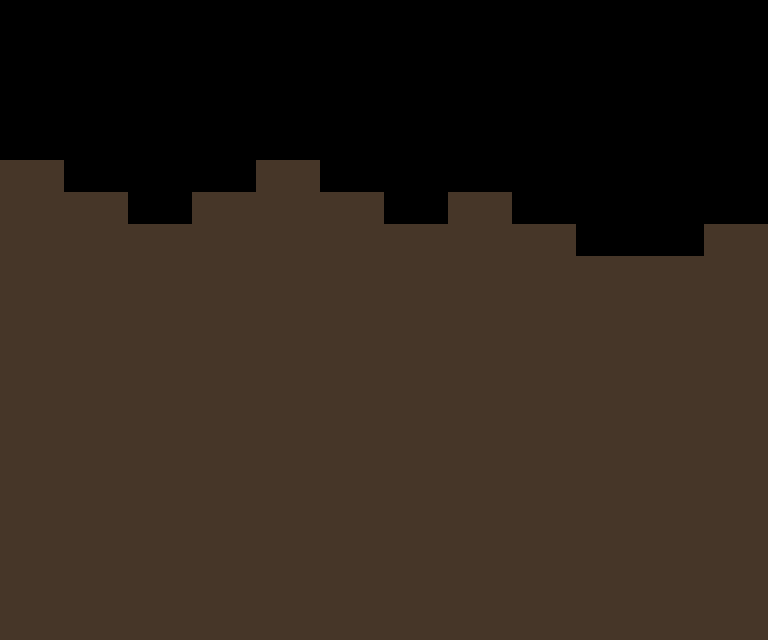

The image is a tile-based game level rendered from a .tmx file. Its description and complete source (layers, tilesets, objects, tile grids) follow:
An orthogonal 24x20 tile map with 32x32 px tiles, 1 tile layer (Ground).

<map version="1.0" tiledversion="1.1.6" orientation="orthogonal" renderorder="right-down" width="24" height="20" tilewidth="32" tileheight="32" infinite="0" nextobjectid="1">
 <tileset firstgid="1" name="bland_4set" tilewidth="32" tileheight="32" tilecount="4" columns="4">
  <image source="../tiles/bland_4set.png" width="128" height="32" />
 </tileset>
 <layer name="Ground" width="24" height="20">
  <data encoding="csv">
0,0,0,0,0,0,0,0,0,0,0,0,0,0,0,0,0,0,0,0,0,0,0,0,
0,0,0,0,0,0,0,0,0,0,0,0,0,0,0,0,0,0,0,0,0,0,0,0,
0,0,0,0,0,0,0,0,0,0,0,0,0,0,0,0,0,0,0,0,0,0,0,0,
0,0,0,0,0,0,0,0,0,0,0,0,0,0,0,0,0,0,0,0,0,0,0,0,
0,0,0,0,0,0,0,0,0,0,0,0,0,0,0,0,0,0,0,0,0,0,0,0,
3,3,0,0,0,0,0,0,3,3,0,0,0,0,0,0,0,0,0,0,0,0,0,0,
3,3,3,3,0,0,3,3,3,3,3,3,0,0,3,3,0,0,0,0,0,0,0,0,
3,3,3,3,3,3,3,3,3,3,3,3,3,3,3,3,3,3,0,0,0,0,3,3,
3,3,3,3,3,3,3,3,3,3,3,3,3,3,3,3,3,3,3,3,3,3,3,3,
3,3,3,3,3,3,3,3,3,3,3,3,3,3,3,3,3,3,3,3,3,3,3,3,
3,3,3,3,3,3,3,3,3,3,3,3,3,3,3,3,3,3,3,3,3,3,3,3,
3,3,3,3,3,3,3,3,3,3,3,3,3,3,3,3,3,3,3,3,3,3,3,3,
3,3,3,3,3,3,3,3,3,3,3,3,3,3,3,3,3,3,3,3,3,3,3,3,
3,3,3,3,3,3,3,3,3,3,3,3,3,3,3,3,3,3,3,3,3,3,3,3,
3,3,3,3,3,3,3,3,3,3,3,3,3,3,3,3,3,3,3,3,3,3,3,3,
3,3,3,3,3,3,3,3,3,3,3,3,3,3,3,3,3,3,3,3,3,3,3,3,
3,3,3,3,3,3,3,3,3,3,3,3,3,3,3,3,3,3,3,3,3,3,3,3,
3,3,3,3,3,3,3,3,3,3,3,3,3,3,3,3,3,3,3,3,3,3,3,3,
3,3,3,3,3,3,3,3,3,3,3,3,3,3,3,3,3,3,3,3,3,3,3,3,
3,3,3,3,3,3,3,3,3,3,3,3,3,3,3,3,3,3,3,3,3,3,3,3
</data>
 </layer>
</map>
